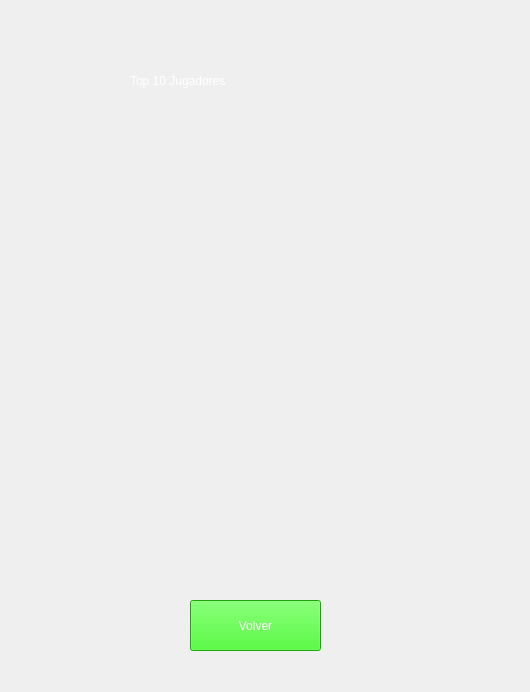
<?xml version="1.0" encoding="UTF-8"?>
<ui version="4.0">
 <class>Ranking</class>
 <widget class="QWidget" name="Ranking">
  <property name="geometry">
   <rect>
    <x>0</x>
    <y>0</y>
    <width>530</width>
    <height>692</height>
   </rect>
  </property>
  <property name="windowTitle">
   <string>Form</string>
  </property>
  <widget class="QLabel" name="label">
   <property name="geometry">
    <rect>
     <x>-1</x>
     <y>-5</y>
     <width>541</width>
     <height>701</height>
    </rect>
   </property>
   <property name="text">
    <string/>
   </property>
   <property name="pixmap">
    <pixmap>sprites/Fondos/fondoMenu.png</pixmap>
   </property>
   <property name="scaledContents">
    <bool>true</bool>
   </property>
  </widget>
  <widget class="QLabel" name="label_2">
   <property name="geometry">
    <rect>
     <x>130</x>
     <y>60</y>
     <width>271</width>
     <height>41</height>
    </rect>
   </property>
   <property name="styleSheet">
    <string notr="true">color: rgb(255, 255, 255);
font: 35pt &quot;.AppleSystemUIFont&quot;;</string>
   </property>
   <property name="text">
    <string>Top 10 Jugadores</string>
   </property>
  </widget>
  <widget class="QLabel" name="label_3">
   <property name="geometry">
    <rect>
     <x>140</x>
     <y>160</y>
     <width>251</width>
     <height>431</height>
    </rect>
   </property>
   <property name="styleSheet">
    <string notr="true">color: rgb(255, 255, 255);
font: 24pt &quot;.AppleSystemUIFont&quot;;</string>
   </property>
   <property name="text">
    <string/>
   </property>
  </widget>
  <widget class="QPushButton" name="boton_volver">
   <property name="geometry">
    <rect>
     <x>190</x>
     <y>600</y>
     <width>131</width>
     <height>51</height>
    </rect>
   </property>
   <property name="styleSheet">
    <string notr="true">background-color: rgb(36, 235, 13);
color: rgb(255, 255, 255);</string>
   </property>
   <property name="text">
    <string>Volver</string>
   </property>
  </widget>
 </widget>
 <resources/>
 <connections/>
</ui>
